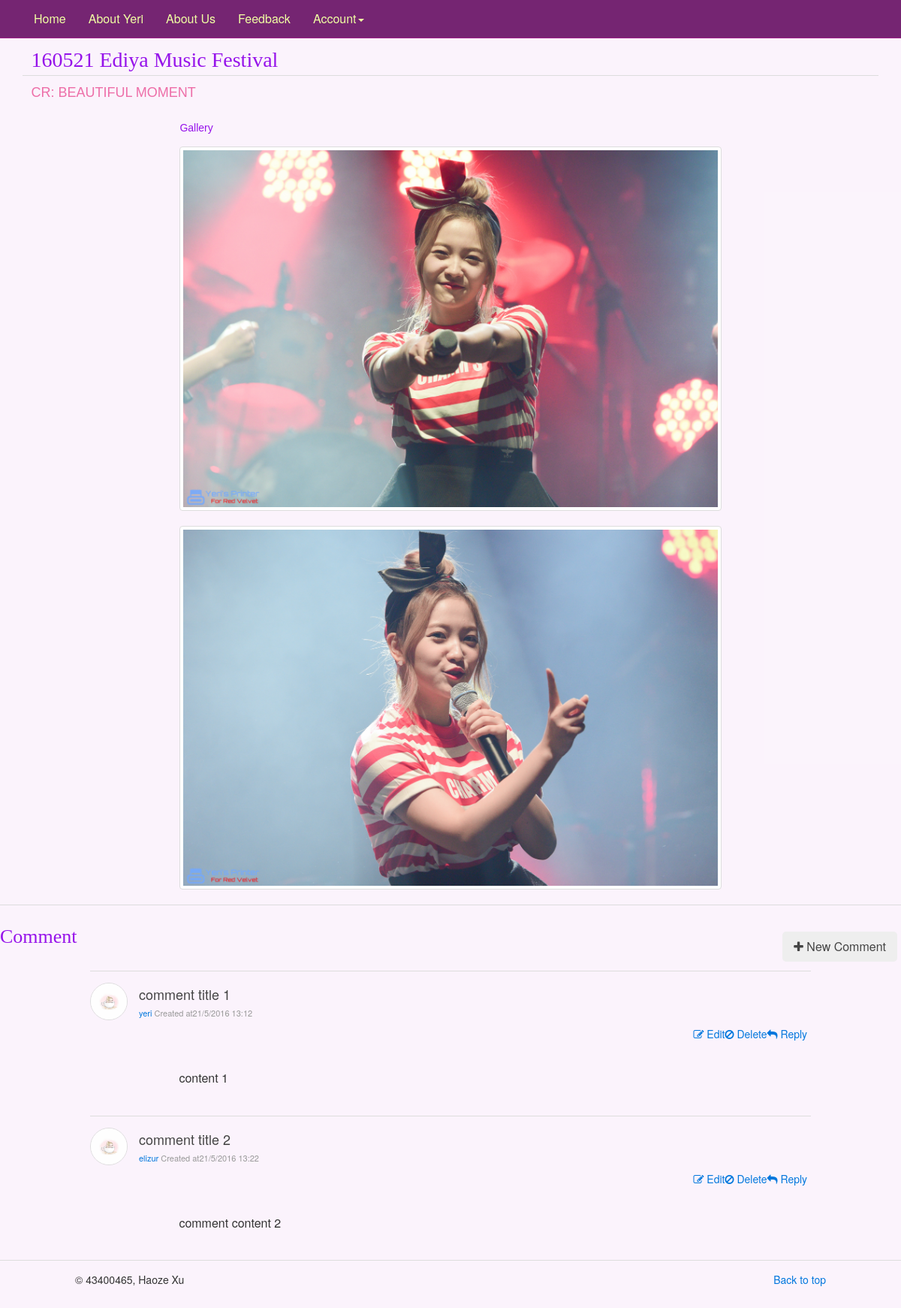
The page /160521001.php (signed in) on the database its author committed.
### tables this page shows
CREATE TABLE IF NOT EXISTS `posts` (
  `post_id` int(20) NOT NULL,
  `title` varchar(100) NOT NULL,
  `content` varchar(20000) NOT NULL,
  `thumbnail` varchar(200) NOT NULL,
  PRIMARY KEY (`post_id`)
);

CREATE TABLE IF NOT EXISTS `media` (
  `post_id` int(20) NOT NULL,
  `media_id` int(20) NOT NULL,
  `type` varchar(10) NOT NULL,
  `url` varchar(200) NOT NULL,
  PRIMARY KEY (`post_id`,`media_id`),
  KEY `post_id` (`post_id`)
);

CREATE TABLE IF NOT EXISTS `comments` (
  `comment_id` int(20) NOT NULL,
  `comment_title` varchar(50) NOT NULL,
  `comment` varchar(1000) NOT NULL,
  `comment_time` varchar(20) NOT NULL,
  `username` varchar(20) NOT NULL,
  `post_id` int(20) NOT NULL,
  PRIMARY KEY (`comment_id`,`post_id`),
  KEY `username` (`username`),
  KEY `post_id` (`post_id`)
);

### 160521001.php (the view, shortened to what this page needs)
<?php
  $servername = "localhost";
  $username = "yeri";
  $password = "yeri";
  $dbname = "allforyeri";
  $post_id = (int)substr($_SERVER['PHP_SELF'], 1);
  $conn = new mysqli($servername, $username, $password, $dbname);
  $post_sql = "SELECT * FROM posts";
  $postResult = $conn->query($post_sql);
  $comment_sql = "SELECT * FROM comments";
  $commentResult = $conn->query($comment_sql);
  $media_sql = "SELECT * FROM media";
  $mediaResult = $conn->query($media_sql);
  $postArr=array();
  $commentArr=array();
  $mediaArr=array();
  while($postRow = $postResult->fetch_assoc()) {
    array_push($postArr, $postRow);
  }
  while($commentRow = $commentResult->fetch_assoc()) {
    array_push($commentArr, $commentRow);
  }
  while($mediaRow = $mediaResult->fetch_assoc()) {
    array_push($mediaArr, $mediaRow);
  }
?>
<!DOCTYPE html>
<html lang="en">
<head>
    <link href="css/bootstrap.min.css" rel="stylesheet">
    <link href="css/main.css" rel="stylesheet">
    <link href="css/Content.css" rel="stylesheet">
    <link href="css/lightbox.css" rel="stylesheet">
    <link href="css/comment.css" rel="stylesheet">
    <link href="css/uikit.min.css" rel="stylesheet">
</head>
<body>
  <nav class="navbar navbar-default navbar-fixed-top">
    <div class="container">
      <div id="navbar" class="navbar-collapse collapse nav_bar">
        <ul class="nav navbar-nav">
          <li><a href="index.php">Home</a></li>
          <li><a href="About_Yeri.php">About Yeri</a></li>
          <li><a href="About_Us.php">About Us</a></li>
          <li><a href="Feedback.php">Feedback</a></li>
          <li class="dropdown">
            <a href="http://v3.bootcss.com/examples/navbar-fixed-top/#" class="dropdown-toggle" data-toggle="dropdown" role="button" aria-haspopup="true" aria-expanded="false">Account<span class="caret"></span></a>
          </li>
        </ul>
      </div>
    </div>
  </nav>
  <div class="container main_content">
    <div class="row">
      <div class="col-md-12 content">
        <?php
          for ($i=0; $i<count($postArr); $i++) {
            if ($postArr[$i]['post_id'] == $post_id) {
              echo "<h2>". $postArr[$i]['title'] ."</h2>\n";
            }
          }
          echo "<hr>\n";
          for ($i=0; $i<count($postArr); $i++) {
            if ($postArr[$i]['post_id'] == $post_id) {
              echo "<p>". $postArr[$i]['content'] ."</p>\n";
            }
          } ?>
      </div>
    </div>
  </div>
  <div class="content_pic">
      <article class="post tag-ad">
        <h5>Gallery</h5>
        <div class="post-featured-image">
          <?php
            for ($i=0; $i<count($mediaArr); $i++) {
              if ($mediaArr[$i]['post_id'] == $post_id) {
                echo "<a class=\"thumbnail loaded\" data-lightbox=\"famcam\" href=" . $mediaArr[$i]['url'] . "><img src=" . $mediaArr[$i]['url'] . " class=\"main_imgs\" alt=\"Content\"></a>";
              }
            } ?>
        </div>
      </article>
  </div>
  <hr>
  <ul class="uk-comment-list">
    <div id="comment_title">
      <div class="comment_handling">
        <a class="uk-button uk-button-large" href="#"><i class="uk-icon-plus"></i>   New Comment</a>
      </div>
      <h3>Comment</h3>
    </div>
    <?php
      for ($i=0; $i<count($commentArr); $i++) {
        if ($commentArr[$i]['post_id'] == $post_id) { ?>
      <li>
        <article class="uk-comment comment">
          <hr>
          <header class="uk-comment-header">
              <?php echo "<img class=\"uk-comment-avatar\" src=\"images/avatar1.jpg\" alt=\"avatar4\">\n"; ?>
              <?php echo "<h4 class=\"uk-comment-title\">" . $commentArr[$i]['comment_title'] . "</h4>\n"; ?>
              <div class="uk-comment-meta">
                <?php echo "<a>". $commentArr[$i]['username'] . "</a>\n"; ?>
                <?php echo "Created at" . $commentArr[$i]['comment_time']; ?>
              </div>
              <div class="comment_handling">
                <?php
                  if ($_SESSION['username'] == $commentArr[$i]['username'] || $_SESSION['admin']) {
                    echo "<a href=\"#\"><i class=\"uk-icon-edit\"></i>   Edit</a>";
                    echo "<a href=\"#\"><i class=\"uk-icon-ban\"></i>   Delete</a>";
                  }
                  echo "<a href=\"#\"><i class=\"uk-icon-reply\"></i>   Reply</a>";
                ?>
              </div>
          </header>
          <div class="uk-comment-body">
            <?php echo "<o>". $commentArr[$i]['comment'] . "</o>\n"; ?>
          </div>
        </article>
      </li>
    <?php }
     } ?>
  </ul>
  <hr>
  <footer>
    <p class="pull-right"><a href="#">Back to top</a></p>
    <p>© 43400465, Haoze Xu</p>
    <div class="blank"></div>
  </footer>
</body>

### css/main.css (style rules this page uses)
body { background: rgba(249,237,251,0.63); height: auto; }
[class*="col-"] { height: 110px; padding-top: 15px; }
.navbar-default { background-color: #752572; border-color: #9d1e88; }
.navbar-default .navbar-nav > li > a { font-size: 16px; font-family: HelveticaNeue; }
.navbar-default .navbar-nav > li > a { color: #f1ffa3; }
.nav_bar { float: left; }
.navbar-default .navbar-collapse, .navbar-default .navbar-form { border-color: #ecf0f1; }
.main_content { margin-top: 50px; }
h2 { text-align: center; font-family: HelveticaNeue; padding-bottom: 10px; margin-top: -15px; }
footer { padding-left: 100px; padding-right: 100px; }
.blank { height: 65px; }

### css/Content.css (style rules this page uses)
.content h2 { font-family: Avenir-Book; font-size: 28px; color: #9613ea; text-align: left; padding-left: 1%; margin-bottom: -20px; }
.content p { padding-left: 1%; margin-top: -5px; font-family: Helvetica; font-size: 18px; color: #ed6ea8; }
.content_pic { margin: 0 auto; width: 60.1%; }
.main_imgs { width:100%; }
.content_pic h5 { font-family: Helvetica; color: #9613ea; }

### css/lightbox.css (style rules this page uses)
body:after { content: url(../images/close.png) url(../images/loading.gif) url(../images/prev.png) url(../images/next.png); display: none; }

### css/comment.css (style rules this page uses)
.uk-comment-list { list-style-type: none; }
.comment { margin-left: 10%; margin-right: 10%; }
.uk-comment-avatar { width: 50px; height: 50px; border: 1px solid #dddddd; border-radius: 50%; margin-right: 15px; float: left; }
.uk-comment-title { display: inline; }
.uk-comment-header h4 { font-size: 18px; line-height: 30px; }
.uk-comment-meta { font-size: 12px; margin: 2px 0 0 0; font-size: 11px; line-height: 16px; color: #999; }
.uk-comment-body { padding-left: 50px; font-size: 16px; font-family: HelveticaNeue; word-wrap: break-word; white-space: pre-wrap; }
.uk-comment-body { margin-left: 15px; }
.comment_handling { float: right; padding-right: 5px; padding-left: 5px; padding-top: 10px; }
.uk-button { border: 1px solid #d43ac8; border-radius: 5px; }
#comment_title { padding-bottom: 3px; }
#comment_title h3 { font-family: Avenir-Book; font-size: 26px; color: #9613EA; padding-top: 5px; }

### rows shown on the page
posts: title "160521 Ediya Music Festival", content "CR: BEAUTIFUL MOMENT"
media: url (picture)
media: url (picture)
comments: comment_title "comment title 1", username "yeri", comment_time "21/5/2016 13:12", shows "Edit", comment "content 1"
comments: comment_title "comment title 2", username "elizur", comment_time "21/5/2016 13:22", shows "Edit", comment "comment content 2"
